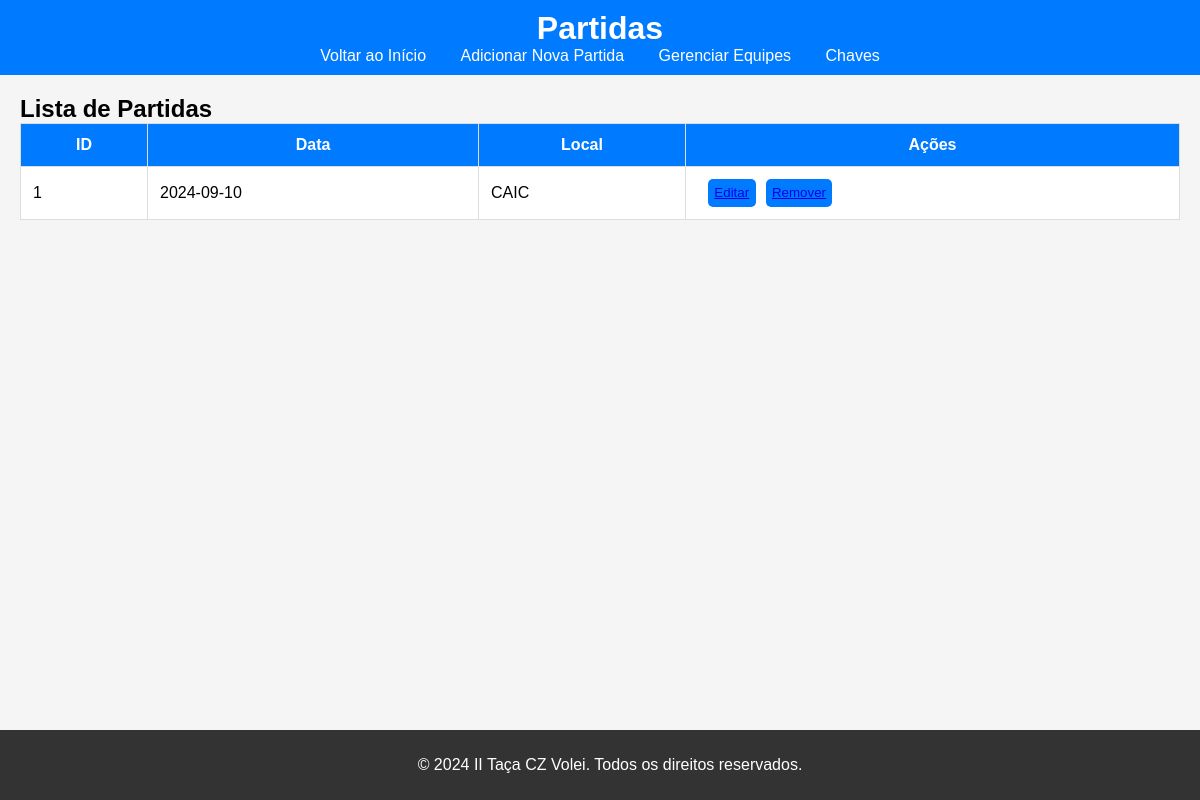
The app's page /partidas with its own data.
### tables this page shows
CREATE TABLE partidas (
                id INTEGER NOT NULL PRIMARY KEY AUTOINCREMENT,
                data DATE NOT NULL,
                local VARCHAR(255) NOT NULL
            );

### app.py (the view)
@app.route('/partidas')
def list_partidas():
    partidas = p.listar_partidas()
    return render_template("partidas.html", partidas=partidas)

### db.py (called while the page is built)
    def listar_partidas():
        conn = sqlite3.connect('II_Taca_CZ_Volei.db')
        cursor = conn.cursor()
        values = cursor.execute("SELECT * FROM partidas")
        resultado = []
        for row in values:
            resultado.append({
                'id': row[0],
                'data': row[1],
                'local': row[2],
            })
        conn.close()
        return resultado

### templates/partidas.html (shortened to what this page needs)
<!DOCTYPE html>
<html lang="pt-BR">
<head>
    <link rel="stylesheet" href="{{ url_for('static', filename='styles.css') }}">
</head>
<body>
    <header>
        <h1>Partidas</h1>
        <nav>
            <a href="/">Voltar ao Início</a>
            <a href="/partidas/novo">Adicionar Nova Partida</a>
            <a href="/">Gerenciar Equipes</a>
            <a href="/chaves">Chaves</a>
        </nav>
    </header>
    <main>
        <h2>Lista de Partidas</h2>
        <table>
            <thead>
                <tr>
                    <th>ID</th>
                    <th>Data</th>
                    <th>Local</th>
                    <th>Ações</th>
                </tr>
            </thead>
            <tbody>
                {% for partida in partidas %}
                    <tr>
                        <td>{{ partida.id }}</td>
                        <td>{{ partida.data }}</td>
                        <td>{{ partida.local }}</td>
                        <td>
                            <button><a href="/partidas/editar/{{ partida.id }}">Editar</a>
                            <button><a href="/partidas/remover/{{ partida.id }}" onclick="return confirm('Tem certeza que deseja remover esta partida?');">Remover</a>
                        </td>
                    </tr>
                {% endfor %}
            </tbody>
        </table>
    </main>
    <footer>
        <p>&copy; 2024 II Taça CZ Volei. Todos os direitos reservados.</p>
    </footer>
</body>
</html>

### static/styles.css (style rules this page uses)
body { font-family: Arial; margin: 0; padding: 0; min-height: 100vh; display: flex; flex-direction: column; background-color: whitesmoke; }
header { background-color: #007bff; color: #fff; text-align: center; padding: 10px; }
header h1, main h2 { margin: 0; }
header nav a { color: #fff; margin: 0 15px; text-decoration: none; }
main { padding: 20px; }
table { width: 100%; border-collapse: collapse; background-color: #fff; }
th, td { border: 1px solid #ddd; padding: 12px; }
th { background-color: #007bff; color: #fff; }
td button { background-color: #007bff; color: #fff; border: none; padding: 0.4rem; border-radius: 5px; cursor: pointer; margin-left: 10px; }
footer { background-color: #333; color: #fff; text-align: center; padding: 10px; position: fixed; width: 100%; bottom: 0; }

### records on screen
partidas: id "1", data "2024-09-10", local "CAIC"
